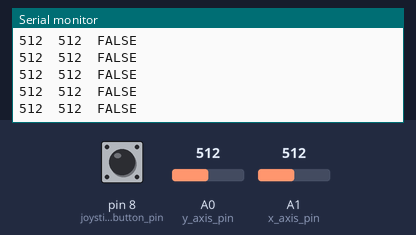
Simulated run of this sketch. Board: Arduino Uno, built with avr-gcc and run on an emulated ATmega328P. On the bench: the last lines printed to the serial monitor. The inputs (shaded band) are chosen by the test bench; at power-on: A0 (y_axis_pin) = 512, A1 (x_axis_pin) = 512, pin 8 (joystick_button_pin) HIGH.

Above: at 1.2 s.
1.3 s: A0 (y_axis_pin) set to 111
At 2.3 s:
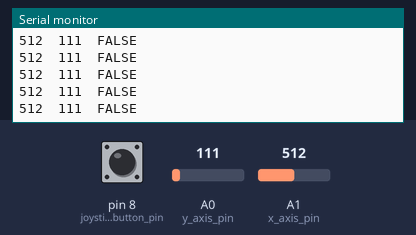
4.3 s: A0 (y_axis_pin) set to 88
At 5.0 s:
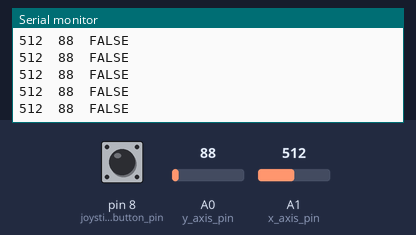
7.3 s: A1 (x_axis_pin) set to 111
At 8.4 s:
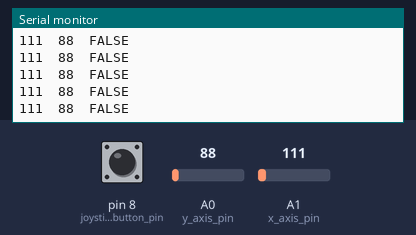
10.3 s: A1 (x_axis_pin) set to 95
At 11.4 s:
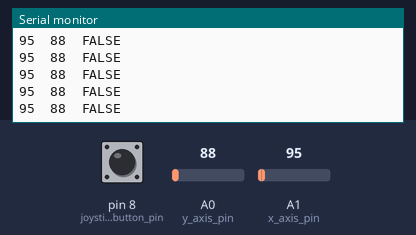
Timing chart, 0 to 13.3 s (numbered marks = the images above; inputs shaded):
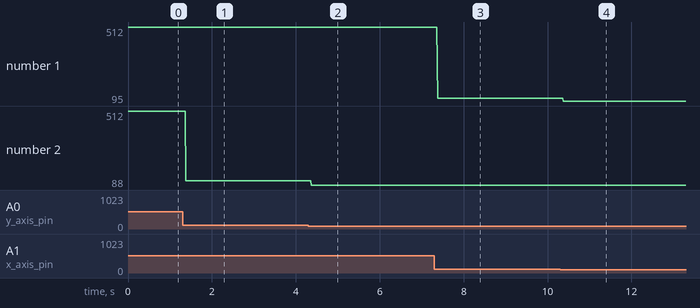

The sketch:

joystick_module.ino
```cpp
/* This script illustrates the use of the XY joystick module */


int x_axis_pin = A1;
int y_axis_pin = A0;
int joystick_button_pin = 8;


void setup() {
  Serial.begin(9600);
  pinMode(x_axis_pin, INPUT);
  pinMode(y_axis_pin, INPUT);
  pinMode(joystick_button_pin, INPUT);
}


void loop() {
  int x_axis = analogRead(x_axis_pin);
  int y_axis = analogRead(y_axis_pin);
  bool button_state = !digitalRead(joystick_button_pin);  // joystick click (button) is similar to input_pullup (add ! for reverse)
  Serial.print(x_axis);
  Serial.print("  ");
  Serial.print(y_axis);
  Serial.print("  ");
  if (button_state) {
    Serial.println("TRUE");
  } else {
    Serial.println("FALSE");
  }
}
```

Measured:
- after the input at 1.3 s, the serial monitor: prints a new line after 0.08 s (image 1)
- after the input at 4.3 s, the serial monitor: prints a new line after 0.07 s (image 2)
- after the input at 7.3 s, the serial monitor: prints a new line after 0.08 s (image 3)
- after the input at 10.3 s, the serial monitor: prints a new line after 0.07 s (image 4)
- plotted number 1: 111 → 95 after the input at 10.3 s
- plotted number 2: 512 → 111 after the input at 1.3 s, 111 → 88 after the input at 4.3 s
